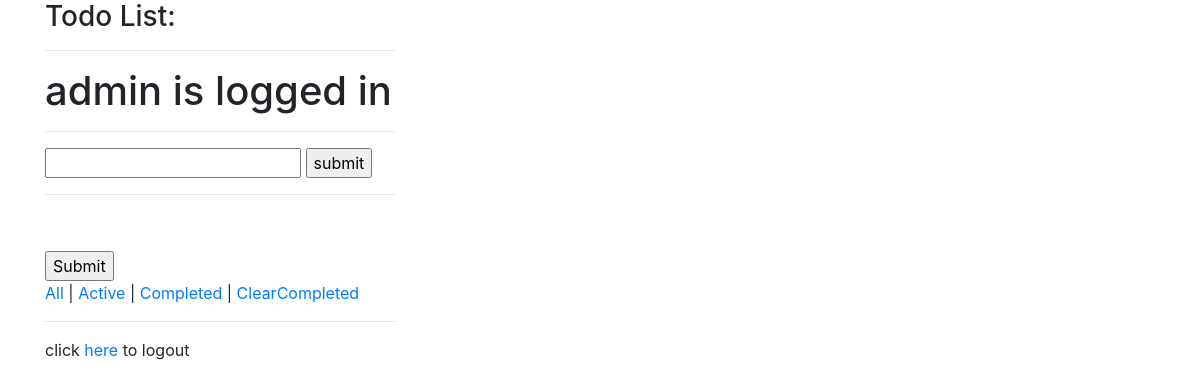
Page /todos/ (signed in) on the earlier database version.
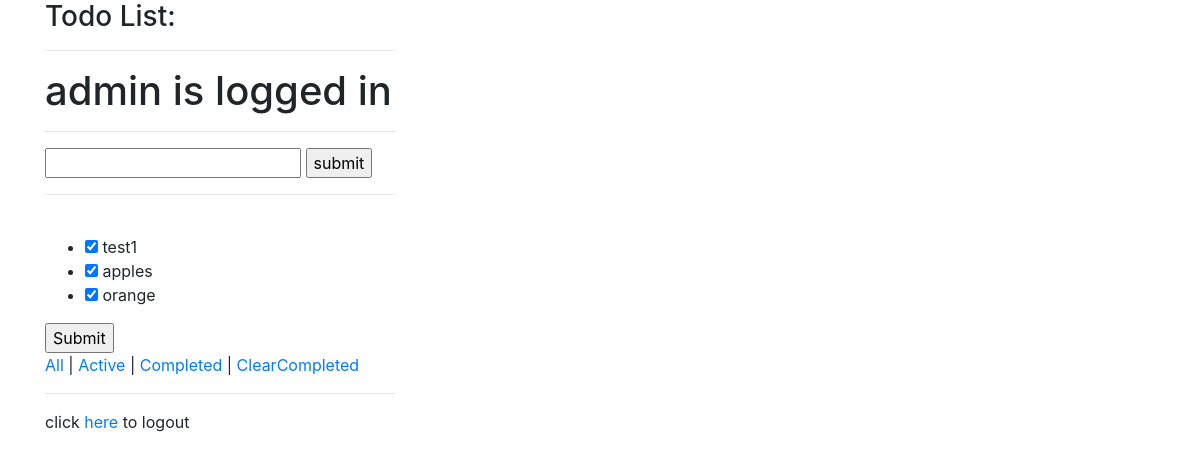
Same page on the later database version.
### todos/models.py (models this page shows, shortened)
class Todo(models.Model):
    title = models.CharField(max_length=200)
    completed = models.BooleanField(null=False,default=False)
    created_at = models.DateTimeField(auto_now_add=True)
    author = models.CharField(max_length=200)

### todos/views.py (the view)
def index(request):
    print request.POST
    uname = request.session.get('uname')
    todos = Todo.objects.filter(author=uname)
    context = {
        'uname': uname,
        'todos': todos
    }
    for key, value in request.session.items(): print('{} => {}'.format(key, value))
    if request.method == 'POST':
        print request.POST
        title = request.POST.get('title','')
        author = request.POST.get('author','')
        todo = Todo(title=title,author=author)
        todo.save()
        return render(request,'index.html',context)
    else:
        return render(request,'index.html',context)

### todos/templates/index.html (shortened to what this page needs)
<!DOCTYPE html>
<html lang="en">
<head>
    <link rel="stylesheet" href="https://maxcdn.bootstrapcdn.com/bootstrap/4.0.0-beta/css/bootstrap.min.css">
</head>
<body>
<div class="container">
  <div class="row">
    <div class="col-sm-4">
<h3>Todo List:</h3><hr>
{% if request.user.is_authenticated %}
    <h1> {{request.user.username}} is logged in <hr></h1>
<form method="post" action="{% url 'index' %}">
    <input type="text" name="title" id="title"/>
    <input type="submit" value="submit" />
</form>
<hr>
<br>
<form method="post" action="{% url 'save_state'%}">
<ul>
{% for todo in todos %}
<li>
    <input class="testCheck" type="checkbox" id="{{ todo.title }}" name="{{ todo.title }}" value=""
         {% if todo.completed is True %} checked = "checked"
         {% endif %} >   {{ todo.title }}
</li>
{% endfor %}
</ul>
 <input type="submit" value="Submit">
</form>
<a href="/todos/">All </a>|
<a href="/todos/active">Active </a>|
<a href="/todos/completed">Completed </a>|
<a href="/todos/clear_completed"> ClearCompleted</a>
<hr>
click <a href="/accounts/logout/">here</a> to logout
{% endif %}
    </div></div></div>
</body>
</html>

Differences in the rows shown:
added Todo: completed "☑", title "test1"
added Todo: completed "☑", title "apples"
added Todo: completed "☑", title "orange"
